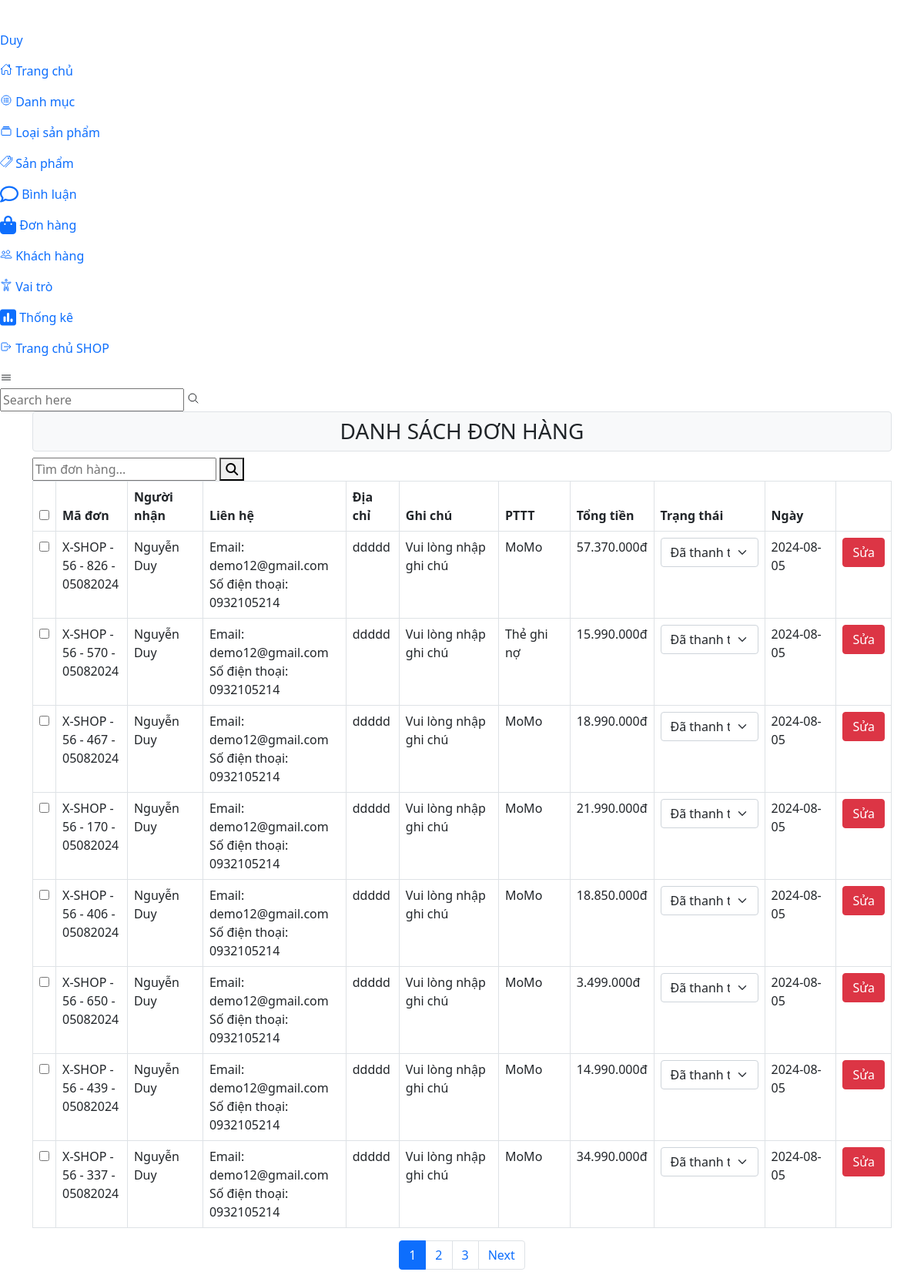
The page /admin/donhang/index.php (signed in) on the database as committed earlier.
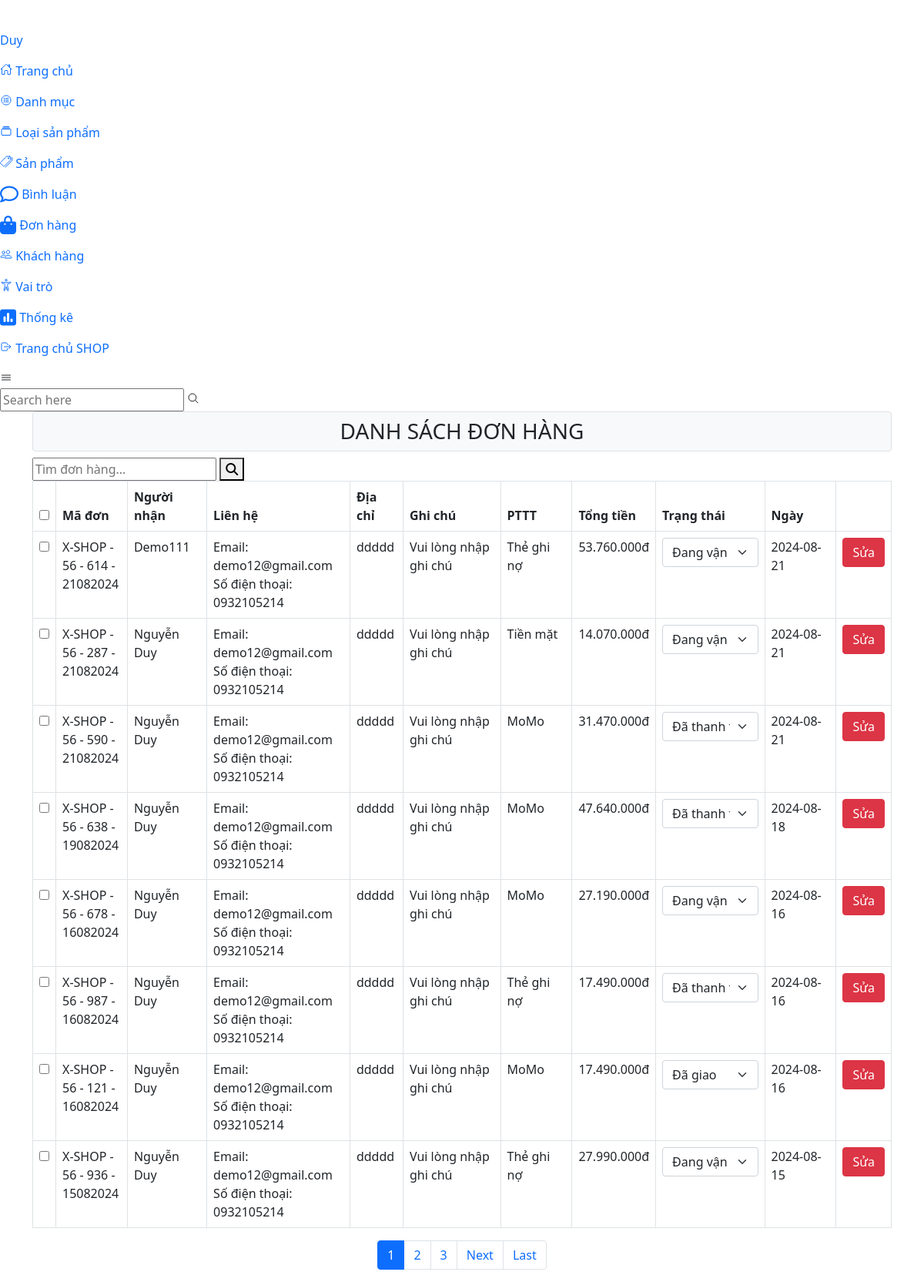
The same page on the database as committed later.
### tables this page shows
CREATE TABLE `donhang` (
  `ID_DH` int(11) NOT NULL,
  `MaHD` varchar(50) NOT NULL,
  `MaND` int(11) NOT NULL,
  `NguoiNhan` varchar(50) NOT NULL,
  `Email` varchar(100) NOT NULL,
  `SDT` varchar(20) NOT NULL,
  `DiaChi` varchar(200) NOT NULL,
  `GhiChu` text NOT NULL,
  `PhuongThucTT` varchar(1) NOT NULL,
  `TongTien` int(11) NOT NULL,
  `TrangThai` varchar(1) NOT NULL,
  `NgayTaoDon` date NOT NULL DEFAULT current_timestamp()
);

### admin/donhang/index.php (called while the page is built, shortened)
<?php
    include_once ("../../dao/pdo.php");
    include_once ("../../dao/donhang.php");
    extract($_REQUEST);
    if(exist_param("btn_edit")) {
        $ID_DH = $_GET['ID_DH'];
        $item=loadone_bill($ID_DH);
        extract($item);
        $VIEW_NAME="capnhat.php";
    }elseif (exist_param('kyw')) {
        $kyw= $_GET['kyw'];
        require_once 'phantrang.php';
        $items=bill_page($kyw, $orderCondition, $item_per_page, $offset);
        $VIEW_NAME = "danhsach.php";
    }
    else{
        if(isset($_GET['kyw'])){
            $kyw=$_GET['kyw'];
        }else{
            $kyw="";
        }
        require_once 'phantrang.php';
        $items=bill_page($kyw, $orderCondition, $item_per_page, $offset);
    }
    require "../layout.php";
?>

### admin/donhang/phantrang.php (called while the page is built, shortened)
<?php
    $orderCondition="ORDER BY ID_DH DESC";
    $item_per_page=!empty($_GET['per_page'])?$_GET['per_page']:8;
    $current_page=!empty($_GET['page'])?$_GET['page']:1;
    $offset = ($current_page-1)*$item_per_page;
    $totalrecord=record4();
    $totalpages=ceil($totalrecord/$item_per_page);
?>

### dao/pdo.php (called while the page is built, shortened)
<?php
function pdo_get_connection(){
    $dburl = "mysql:host=sql204.infinityfree.com;dbname=if0_37000429_duanmau_web2041;charset=utf8";
    $username = 'if0_37000429';
    $password = '0905206292Duy';
    $conn = new PDO($dburl, $username, $password);
    $conn->setAttribute(PDO::ATTR_ERRMODE, PDO::ERRMODE_EXCEPTION);
    return $conn;
}
function pdo_query($sql){
    $sql_args = array_slice(func_get_args(), 1);
    try{
        $conn = pdo_get_connection();
        $stmt = $conn->prepare($sql);
        $stmt->execute($sql_args);
        $rows = $stmt->fetchAll();
        return $rows;
    }
    catch(PDOException $e){
        throw $e;
    }
    finally{
        unset($conn);
    }
}

### dao/donhang.php (called while the page is built, shortened)
<?php
    require_once 'pdo.php';
    function bill_page($kyw="", $orderCondition="", $item_per_page="", $offset="") {
        $sql="select * from donhang where 1";
        $sql.=" ".$orderCondition." limit ".$item_per_page." offset ".$offset ;
        $bill=pdo_query($sql);
        return $bill;
    }
    function record4(){
        $conn=pdo_get_connection();
        $sql="select COUNT(*) as MaHD from donhang";
        $stmt = $conn->query($sql);
        $totalrecord = $stmt->fetchColumn();
        return $totalrecord;
    }
?>

### admin/donhang/danhsach.php (the view, shortened to what the changed rows need)
    <table id="customers" class="table-bordered table table-hover">
        <thead>
            <tr>
                <th><input type="checkbox" name="" id=""></th>
                <th>Mã đơn</th>
                <th>Người nhận</th>
                <th>Liên hệ</th>
                <th>Địa chỉ</th>
                <th>Ghi chú</th>
                <th>PTTT</th>
                <th>Tổng tiền</th>
                <th>Trạng thái</th>
                <th>Ngày</th>
                <th></th>
            </tr>
        </thead>
        <tbody>
            <?php
                foreach ($items as $item) {
                    extract($item);
                    $sua="index.php?btn_edit&ID_DH=".$ID_DH;
            ?>
            <tr>
            <td><input type="checkbox" name="" id=""></td>
            <td class="col-1"><?=$MaHD?></td>
            <td><?=$NguoiNhan?></td>
            <td class="col-2"><div>Email: <?=$Email?></div>
            <div>Số điện thoại: <?=$SDT?></div></td>
            <td><?=$DiaChi?></td>
            <td><?=$GhiChu?></td>
            <td class="col-1"><?=($PhuongThucTT == "a")?"Tiền mặt": (($PhuongThucTT== "b")?"MoMo":(($PhuongThucTT == "c")?"Thẻ ghi nợ":"ZaloPay"));?></td>
            <td><?=number_format($TongTien,0,",",".")?>đ</td>
            <td>
                <select class="form-select" name="TrangThai" id="TrangThai" onchange="updateTrangThai(this)">
                    <?php
                    $options = array(
                        'a' => 'Chưa thanh toán',
                        'b' => 'Đã thanh toán',
                        'c' => 'Đã duyệt',
                        'd' => 'Đang vận chuyển',
                        'e' => 'Đã giao'
                    );
                    foreach ($options as $value => $label) {
                        if ($value == $TrangThai) {
                            echo '<option value="' . $value . '" selected>' . $label . '</option>';
                        } else {
                            echo '<option value="' . $value . '">' . $label . '</option>';
                        }
                    }
                    ?>
                </select>
            </td>
            <td class="col-1"><?=$NgayTaoDon?></td>
            <td><a href="<?=$sua?>" class="btn btn-danger">Sửa</a>
            </td>
            </tr>
            <?php
            }
            ?>
        </tbody>
    </table>
    <?php
        if($totalrecord>8){
            ?>
<nav aria-label="Page navigation">
                        <ul class="pagination justify-content-center">
                                <?php for ($num = 1; $num <= $totalpages; $num++) { ?>
                                    <?php if ($num != $current_page) { ?>
                                        <?php if ($num > $current_page - 3 && $num < $current_page + 3) { ?>
                                            <li class="page-item"><a class="page-link" href="<?php if (isset($_GET['LSP_ID']) && ($_GET['LSP_ID'] > 0)) { ?>index.php?&LSP_ID=<?= $_GET['LSP_ID'] ?>&per_page=<?= $item_per_page ?>&page=<?= $num ?>
                                                <?php }else{?>index.php?per_page=<?= $item_per_page ?>&page=<?= $num ?> <?php } ?>"><?= $num ?></a></li>
                                        <?php } ?>
                                    <?php } else { ?>
                                        <li class="page-item active"><a class="page-link"><?= $num ?></a></li>
                                    <?php } ?>
                                <?php } ?>
                                <?php
                                if ($current_page < $totalpages - 2) {
                                    $end_page = $totalpages;
                                    ?>
                                    <li class="page-item"><a class="page-link" href="<?php if (isset($_GET['LSP_ID']) && ($_GET['LSP_ID'] > 0)) { ?>index.php?&LSP_ID=<?= $_GET['LSP_ID'] ?>&per_page=<?= $item_per_page ?>&page=<?= $end_page ?>
                                        <?php }else{ ?>index.php?per_page=<?= $item_per_page ?>&page=<?= $end_page ?> <?php } ?>">Last</a></li>
                                <?php
                                }
                                ?>
                        </ul>
                    </nav>
            <?php
        }
    ?>

Rows that differ between the two databases and show on the page:
no longer on this page (row unchanged): donhang: MaHD "X-SHOP - 56 - 826 - 05082024", NguoiNhan "Nguyễn Duy", Email "demo12@gmail.com", SDT "0932105214", DiaChi "ddddd", GhiChu "Vui lòng nhập ghi chú", PhuongThucTT "MoMo", TongTien "57.370.000", TrangThai "Đã thanh toán", NgayTaoDon "2024-08-05"
no longer on this page (row unchanged): donhang: MaHD "X-SHOP - 56 - 570 - 05082024", NguoiNhan "Nguyễn Duy", Email "demo12@gmail.com", SDT "0932105214", DiaChi "ddddd", GhiChu "Vui lòng nhập ghi chú", PhuongThucTT "Thẻ ghi nợ", TongTien "15.990.000", TrangThai "Đã thanh toán", NgayTaoDon "2024-08-05"
no longer on this page (row unchanged): donhang: MaHD "X-SHOP - 56 - 467 - 05082024", NguoiNhan "Nguyễn Duy", Email "demo12@gmail.com", SDT "0932105214", DiaChi "ddddd", GhiChu "Vui lòng nhập ghi chú", PhuongThucTT "MoMo", TongTien "18.990.000", TrangThai "Đã thanh toán", NgayTaoDon "2024-08-05"
no longer on this page (row unchanged): donhang: MaHD "X-SHOP - 56 - 170 - 05082024", NguoiNhan "Nguyễn Duy", Email "demo12@gmail.com", SDT "0932105214", DiaChi "ddddd", GhiChu "Vui lòng nhập ghi chú", PhuongThucTT "MoMo", TongTien "21.990.000", TrangThai "Đã thanh toán", NgayTaoDon "2024-08-05"
no longer on this page (row unchanged): donhang: MaHD "X-SHOP - 56 - 406 - 05082024", NguoiNhan "Nguyễn Duy", Email "demo12@gmail.com", SDT "0932105214", DiaChi "ddddd", GhiChu "Vui lòng nhập ghi chú", PhuongThucTT "MoMo", TongTien "18.850.000", TrangThai "Đã thanh toán", NgayTaoDon "2024-08-05"
no longer on this page (row unchanged): donhang: MaHD "X-SHOP - 56 - 650 - 05082024", NguoiNhan "Nguyễn Duy", Email "demo12@gmail.com", SDT "0932105214", DiaChi "ddddd", GhiChu "Vui lòng nhập ghi chú", PhuongThucTT "MoMo", TongTien "3.499.000", TrangThai "Đã thanh toán", NgayTaoDon "2024-08-05"
no longer on this page (row unchanged): donhang: MaHD "X-SHOP - 56 - 439 - 05082024", NguoiNhan "Nguyễn Duy", Email "demo12@gmail.com", SDT "0932105214", DiaChi "ddddd", GhiChu "Vui lòng nhập ghi chú", PhuongThucTT "MoMo", TongTien "14.990.000", TrangThai "Đã thanh toán", NgayTaoDon "2024-08-05"
no longer on this page (row unchanged): donhang: MaHD "X-SHOP - 56 - 337 - 05082024", NguoiNhan "Nguyễn Duy", Email "demo12@gmail.com", SDT "0932105214", DiaChi "ddddd", GhiChu "Vui lòng nhập ghi chú", PhuongThucTT "MoMo", TongTien "34.990.000", TrangThai "Đã thanh toán", NgayTaoDon "2024-08-05"
added donhang: MaHD "X-SHOP - 56 - 614 - 21082024", NguoiNhan "Demo111", Email "demo12@gmail.com", SDT "0932105214", DiaChi "ddddd", GhiChu "Vui lòng nhập ghi chú", PhuongThucTT "Thẻ ghi nợ", TongTien "53.760.000", TrangThai "Đang vận chuyển", NgayTaoDon "2024-08-21"
added donhang: MaHD "X-SHOP - 56 - 287 - 21082024", NguoiNhan "Nguyễn Duy", Email "demo12@gmail.com", SDT "0932105214", DiaChi "ddddd", GhiChu "Vui lòng nhập ghi chú", PhuongThucTT "Tiền mặt", TongTien "14.070.000", TrangThai "Đang vận chuyển", NgayTaoDon "2024-08-21"
added donhang: MaHD "X-SHOP - 56 - 590 - 21082024", NguoiNhan "Nguyễn Duy", Email "demo12@gmail.com", SDT "0932105214", DiaChi "ddddd", GhiChu "Vui lòng nhập ghi chú", PhuongThucTT "MoMo", TongTien "31.470.000", TrangThai "Đã thanh toán", NgayTaoDon "2024-08-21"
added donhang: MaHD "X-SHOP - 56 - 638 - 19082024", NguoiNhan "Nguyễn Duy", Email "demo12@gmail.com", SDT "0932105214", DiaChi "ddddd", GhiChu "Vui lòng nhập ghi chú", PhuongThucTT "MoMo", TongTien "47.640.000", TrangThai "Đã thanh toán", NgayTaoDon "2024-08-18"
added donhang: MaHD "X-SHOP - 56 - 678 - 16082024", NguoiNhan "Nguyễn Duy", Email "demo12@gmail.com", SDT "0932105214", DiaChi "ddddd", GhiChu "Vui lòng nhập ghi chú", PhuongThucTT "MoMo", TongTien "27.190.000", TrangThai "Đang vận chuyển", NgayTaoDon "2024-08-16"
added donhang: MaHD "X-SHOP - 56 - 987 - 16082024", NguoiNhan "Nguyễn Duy", Email "demo12@gmail.com", SDT "0932105214", DiaChi "ddddd", GhiChu "Vui lòng nhập ghi chú", PhuongThucTT "Thẻ ghi nợ", TongTien "17.490.000", TrangThai "Đã thanh toán", NgayTaoDon "2024-08-16"
added donhang: MaHD "X-SHOP - 56 - 121 - 16082024", NguoiNhan "Nguyễn Duy", Email "demo12@gmail.com", SDT "0932105214", DiaChi "ddddd", GhiChu "Vui lòng nhập ghi chú", PhuongThucTT "MoMo", TongTien "17.490.000", TrangThai "Đã giao", NgayTaoDon "2024-08-16"
added donhang: MaHD "X-SHOP - 56 - 936 - 15082024", NguoiNhan "Nguyễn Duy", Email "demo12@gmail.com", SDT "0932105214", DiaChi "ddddd", GhiChu "Vui lòng nhập ghi chú", PhuongThucTT "Thẻ ghi nợ", TongTien "27.990.000", TrangThai "Đang vận chuyển", NgayTaoDon "2024-08-15"
Other text that changed with them:
text now shown: "Last"
